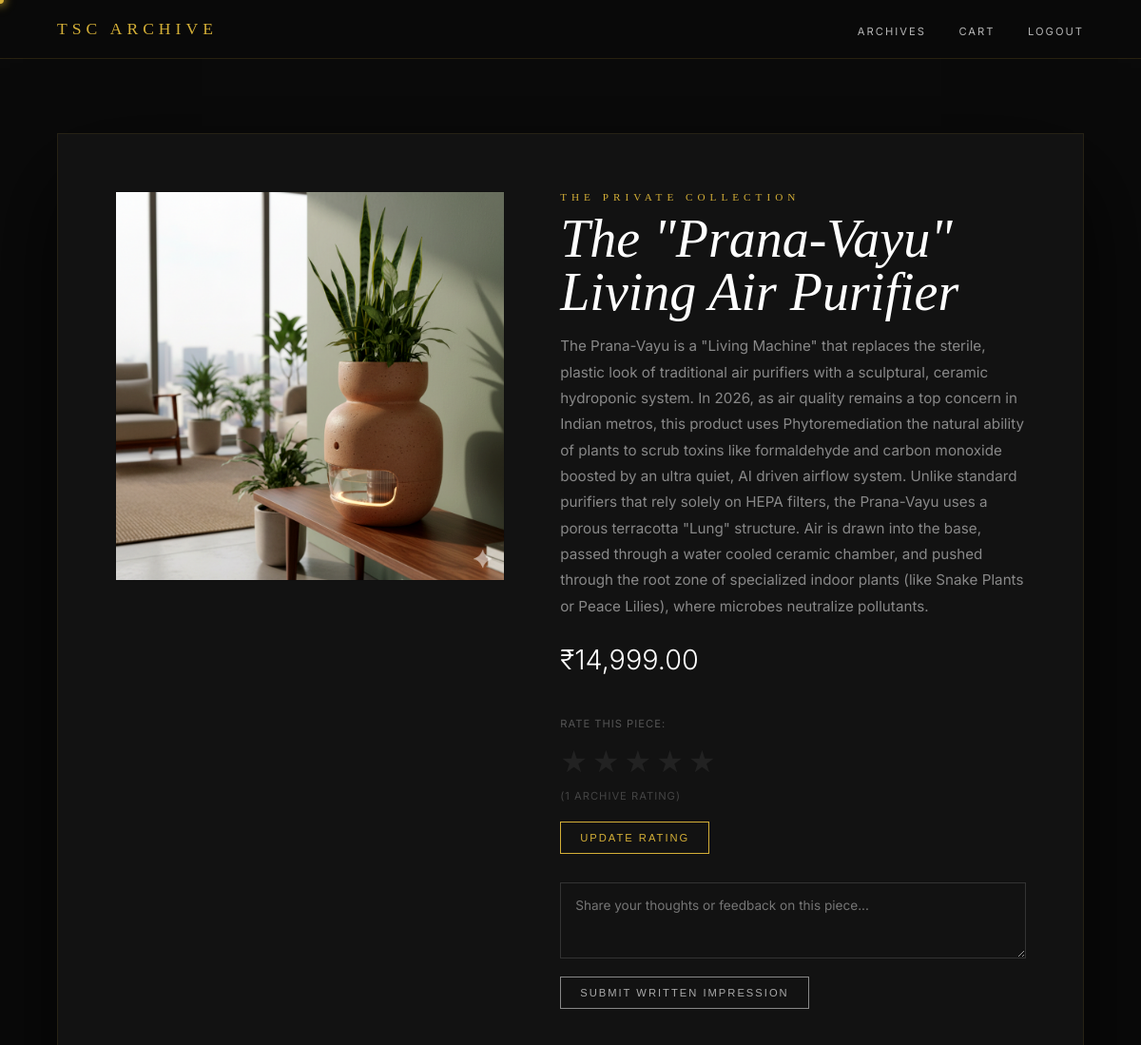
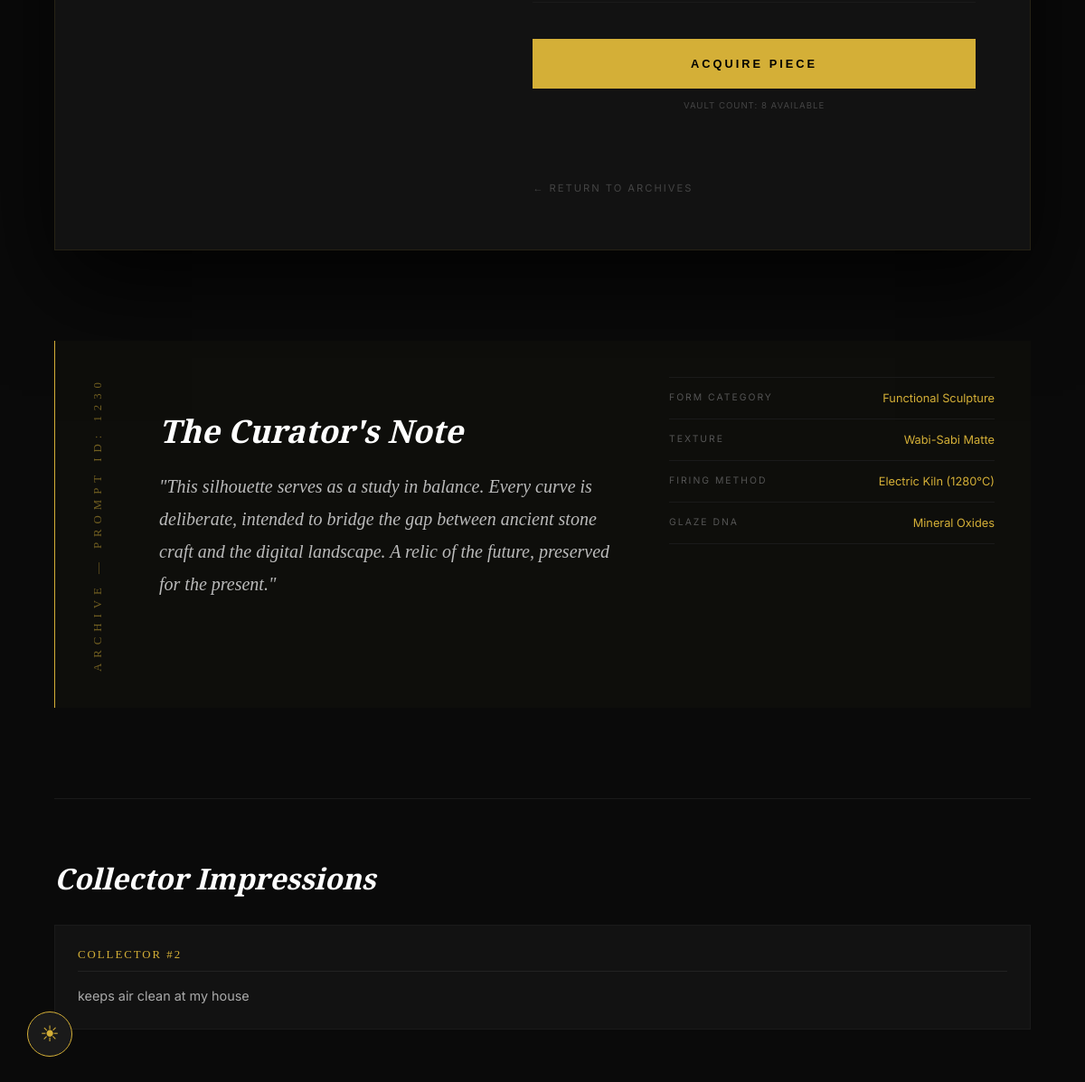
Page /product_review.php?id=10 on the committed database (2 pictures, top to bottom).
### tables this page shows
CREATE TABLE `products` (
  `id` int(11) NOT NULL AUTO_INCREMENT,
  `name` varchar(255) NOT NULL,
  `price` text DEFAULT NULL,
  `description` text DEFAULT NULL,
  `image_url` varchar(255) DEFAULT NULL,
  `stock` text DEFAULT NULL,
  PRIMARY KEY (`id`)
);

CREATE TABLE `product_reviews` (
  `id` int(11) NOT NULL AUTO_INCREMENT,
  `product_id` int(11) NOT NULL,
  `user_id` int(11) NOT NULL,
  `rating` int(11) NOT NULL,
  `created_at` timestamp NOT NULL DEFAULT current_timestamp(),
  `review_text` text DEFAULT NULL,
  PRIMARY KEY (`id`),
  KEY `product_id` (`product_id`),
  KEY `user_id` (`user_id`),
  CONSTRAINT `product_reviews_ibfk_1` FOREIGN KEY (`product_id`) REFERENCES `products` (`id`) ON DELETE CASCADE,
  CONSTRAINT `product_reviews_ibfk_2` FOREIGN KEY (`user_id`) REFERENCES `users` (`id`) ON DELETE CASCADE
);

### product_review.php (the view, shortened to what this page needs)
<?php
include 'db.php';
$product_id = isset($_GET['id']) ? (int)$_GET['id'] : 0;
$query = "SELECT * FROM products WHERE id = $product_id";
$result = mysqli_query($conn, $query);
$product = mysqli_fetch_assoc($result);
$in_cart_qty = 0;
$available_stock = $product['stock'];
$can_add_more = ($in_cart_qty < $available_stock);
$user_rating = 0;
$total_reviews = 0;
$count_query = "SELECT COUNT(*) AS total FROM product_reviews WHERE product_id = $product_id AND rating > 0";
$count_result = mysqli_query($conn, $count_query);
if ($count_result) {
    $count_row = mysqli_fetch_assoc($count_result);
    $total_reviews = $count_row['total'];
}
$img_name = !empty($product['image']) ? $product['image'] : $product['image_url'];
$display_image = "images/" . $img_name;
?>
<!DOCTYPE html>
<html lang="en">
<head>
</head>
<body>
<nav class="glass-header">
    <div class="nav-container">
        <a href="index.php" class="logo">TSC Archive</a>
        <div class="nav-links">
            <a href="index.php">Archives</a>
            <a href="cart.php">Cart</a>
            <a href="logout.php">Logout</a>
        </div>
    </div>
</nav>
<div class="container">
    <div class="details-card">
        <div class="product-image">
            <img src="<?php echo $display_image; ?>"
                 alt="<?php echo htmlspecialchars($product['name']); ?>"
                 style="<?php echo ($product['stock'] <= 0) ? 'filter: grayscale(1) opacity(0.4);' : ''; ?>">
        </div>
        <div class="product-info">
            <div class="brand-label">The Private Collection</div>
            <h1><?php echo htmlspecialchars($product['name']); ?></h1>
            <p><?php echo htmlspecialchars($product['description']); ?></p>
            <div class="price">₹<?php echo number_format($product['price'], 2); ?></div>
            <p style="margin-bottom: 5px; font-size: 0.7rem; letter-spacing: 1px; color: #555; text-transform: uppercase;">Rate this piece:</p>
            <form action="save_rating.php" method="POST">
                <div class="rating-system">
                    <input type="radio" id="star5" name="rating" value="5" <?php echo ($user_rating == 5) ? 'checked' : ''; ?>><label for="star5"></label>
                    <input type="radio" id="star4" name="rating" value="4" <?php echo ($user_rating == 4) ? 'checked' : ''; ?>><label for="star4"></label>
                    <input type="radio" id="star3" name="rating" value="3" <?php echo ($user_rating == 3) ? 'checked' : ''; ?>><label for="star3"></label>
                    <input type="radio" id="star2" name="rating" value="2" <?php echo ($user_rating == 2) ? 'checked' : ''; ?>><label for="star2"></label>
                    <input type="radio" id="star1" name="rating" value="1" <?php echo ($user_rating == 1) ? 'checked' : ''; ?>><label for="star1"></label>
                </div>
                <div class="review-count">
                    (<?php echo $total_reviews; ?> <?php echo ($total_reviews == 1) ? 'Archive Rating' : 'Archive Ratings'; ?>)
                </div>
                <button type="submit" name="submit_rating" class="btn-submit-review">Update Rating</button>
            </form>
            <form action="save_rating.php" method="POST" style="margin-top: 15px;">
                <textarea name="review_text" class="textarea-custom" placeholder="Share your thoughts or feedback on this piece..."></textarea>
                <button type="submit" name="submit_review" class="btn-submit-review" style="border-color: #888; color: #aaa;">Submit Written Impression</button>
            </form>
            <div style="margin-top: 40px; border-top: 1px solid #1a1a1a; padding-top: 20px;">
                <?php if ($product['stock'] > 0): ?>
                    <?php if ($can_add_more): ?>
                        <a href="manage_cart.php?id=<?php echo $product['id']; ?>&action=add" style="text-decoration:none;">
                            <button class="btn-add">Acquire Piece</button>
                        </a>
                        <p style="color: #444; font-size: 0.6rem; letter-spacing: 1px; margin-top: 10px; text-transform: uppercase; text-align: center;">Vault Count: <?php echo $product['stock']; ?> available</p>
                    <?php else: ?>
                        <button class="btn-add btn-sold-out" disabled>Maximum Reached</button>
                        <p style="color: #d4af37; font-size: 0.65rem; letter-spacing: 1px; margin-top: 10px; text-transform: uppercase; text-align: center;">You have all <?php echo $product['stock']; ?> available units in your cart</p>
                    <?php endif; ?>
                <?php else: ?>
                    <button class="btn-add btn-sold-out" disabled>Sold Out</button>
                    <p style="color: #666; font-size: 0.65rem; letter-spacing: 1px; margin-top: 10px; text-transform: uppercase; text-align: center;">This piece is currently unavailable</p>
                <?php endif; ?>
                <br>
                <a href="index.php" class="back-link">← Return to Archives</a>
            </div>
        </div>
    </div>
    <section class="curators-note">
        <div class="vertical-title">
            <span>ARCHIVE — PROMPT ID: <?php echo $product['id'] * 123; ?></span>
        </div>
        <div class="content-grid">
            <div class="poetic-desc">
                <h3>The Curator's Note</h3>
                <p>
                    "This silhouette serves as a study in balance. Every curve is deliberate,
                    intended to bridge the gap between ancient stone craft and the digital
                    landscape. A relic of the future, preserved for the present."
                </p>
            </div>
            <div class="technical-specs">
                <div class="spec-row">
                    <span class="spec-label">Form Category</span>
                    <span class="spec-value">Functional Sculpture</span>
                </div>
                <div class="spec-row">
                    <span class="spec-label">Texture</span>
                    <span class="spec-value">Wabi-Sabi Matte</span>
                </div>
                <div class="spec-row">
                    <span class="spec-label">Firing Method</span>
                    <span class="spec-value">Electric Kiln (1280°C)</span>
                </div>
                <div class="spec-row">
                    <span class="spec-label">Glaze DNA</span>
                    <span class="spec-value">Mineral Oxides</span>
                </div>
            </div>
        </div>
    </section>
    <div class="comments-container">
        <h2 class="comments-title">Collector Impressions</h2>
        <?php
        $reviews_query = "SELECT * FROM product_reviews WHERE product_id = $product_id AND review_text IS NOT NULL AND review_text != '' ORDER BY id DESC";
        $reviews_result = mysqli_query($conn, $reviews_query);
        if ($reviews_result && mysqli_num_rows($reviews_result) > 0) {
            while ($rev = mysqli_fetch_assoc($reviews_result)) {
                echo '<div class="comment-card">';
                echo '  <div class="comment-meta">';
                echo '      <div class="comment-author">Collector #' . htmlspecialchars($rev['user_id']) . '</div>';
                echo '  </div>';
                echo '  <div class="comment-body">' . htmlspecialchars($rev['review_text']) . '</div>';
                echo '</div>';
            }
        } else {
            echo '<p style="color: #666; font-size: 0.85rem; letter-spacing: 1px; font-style: italic;">No written impressions have been archived for this piece yet.</p>';
        }
        ?>
    </div>
</div>
<?php include 'global_footer.php'; ?>
</body>
</html>

### global_footer.php (style rules this page uses)
*, body, a, button, input, select, .card, .logo, .btn, .cart-pill, .faq-link, .profile-link { cursor: none !important; }

### rows in the picture
products: image_url (picture), name "The \"Prana-Vayu\" Living Air Purifier", description "The Prana-Vayu is a \"Living Machine\" that replaces the sterile, plastic look of traditional air purifiers with a sculptural, ceramic hydroponic system. In 2026, as air quality remains a top concern in Indian metros, this product uses Phytoremediation the natural ability of plants to scrub toxins like formaldehyde and carbon monoxide boosted by an ultra quiet, AI driven airflow system. Unlike standard purifiers that rely solely on HEPA filters, the Prana-Vayu uses a porous terracotta \"Lung\" structure. Air is drawn into the base, passed through a water cooled ceramic chamber, and pushed through the root zone of specialized indoor plants (like Snake Plants or Peace Lilies), where microbes…", price "14,999.00", stock "8", $product['id']*123 "1230"
product_reviews: user "2", review_text "keeps air clean at my house"

### other values in the picture
$total_reviews "1"
